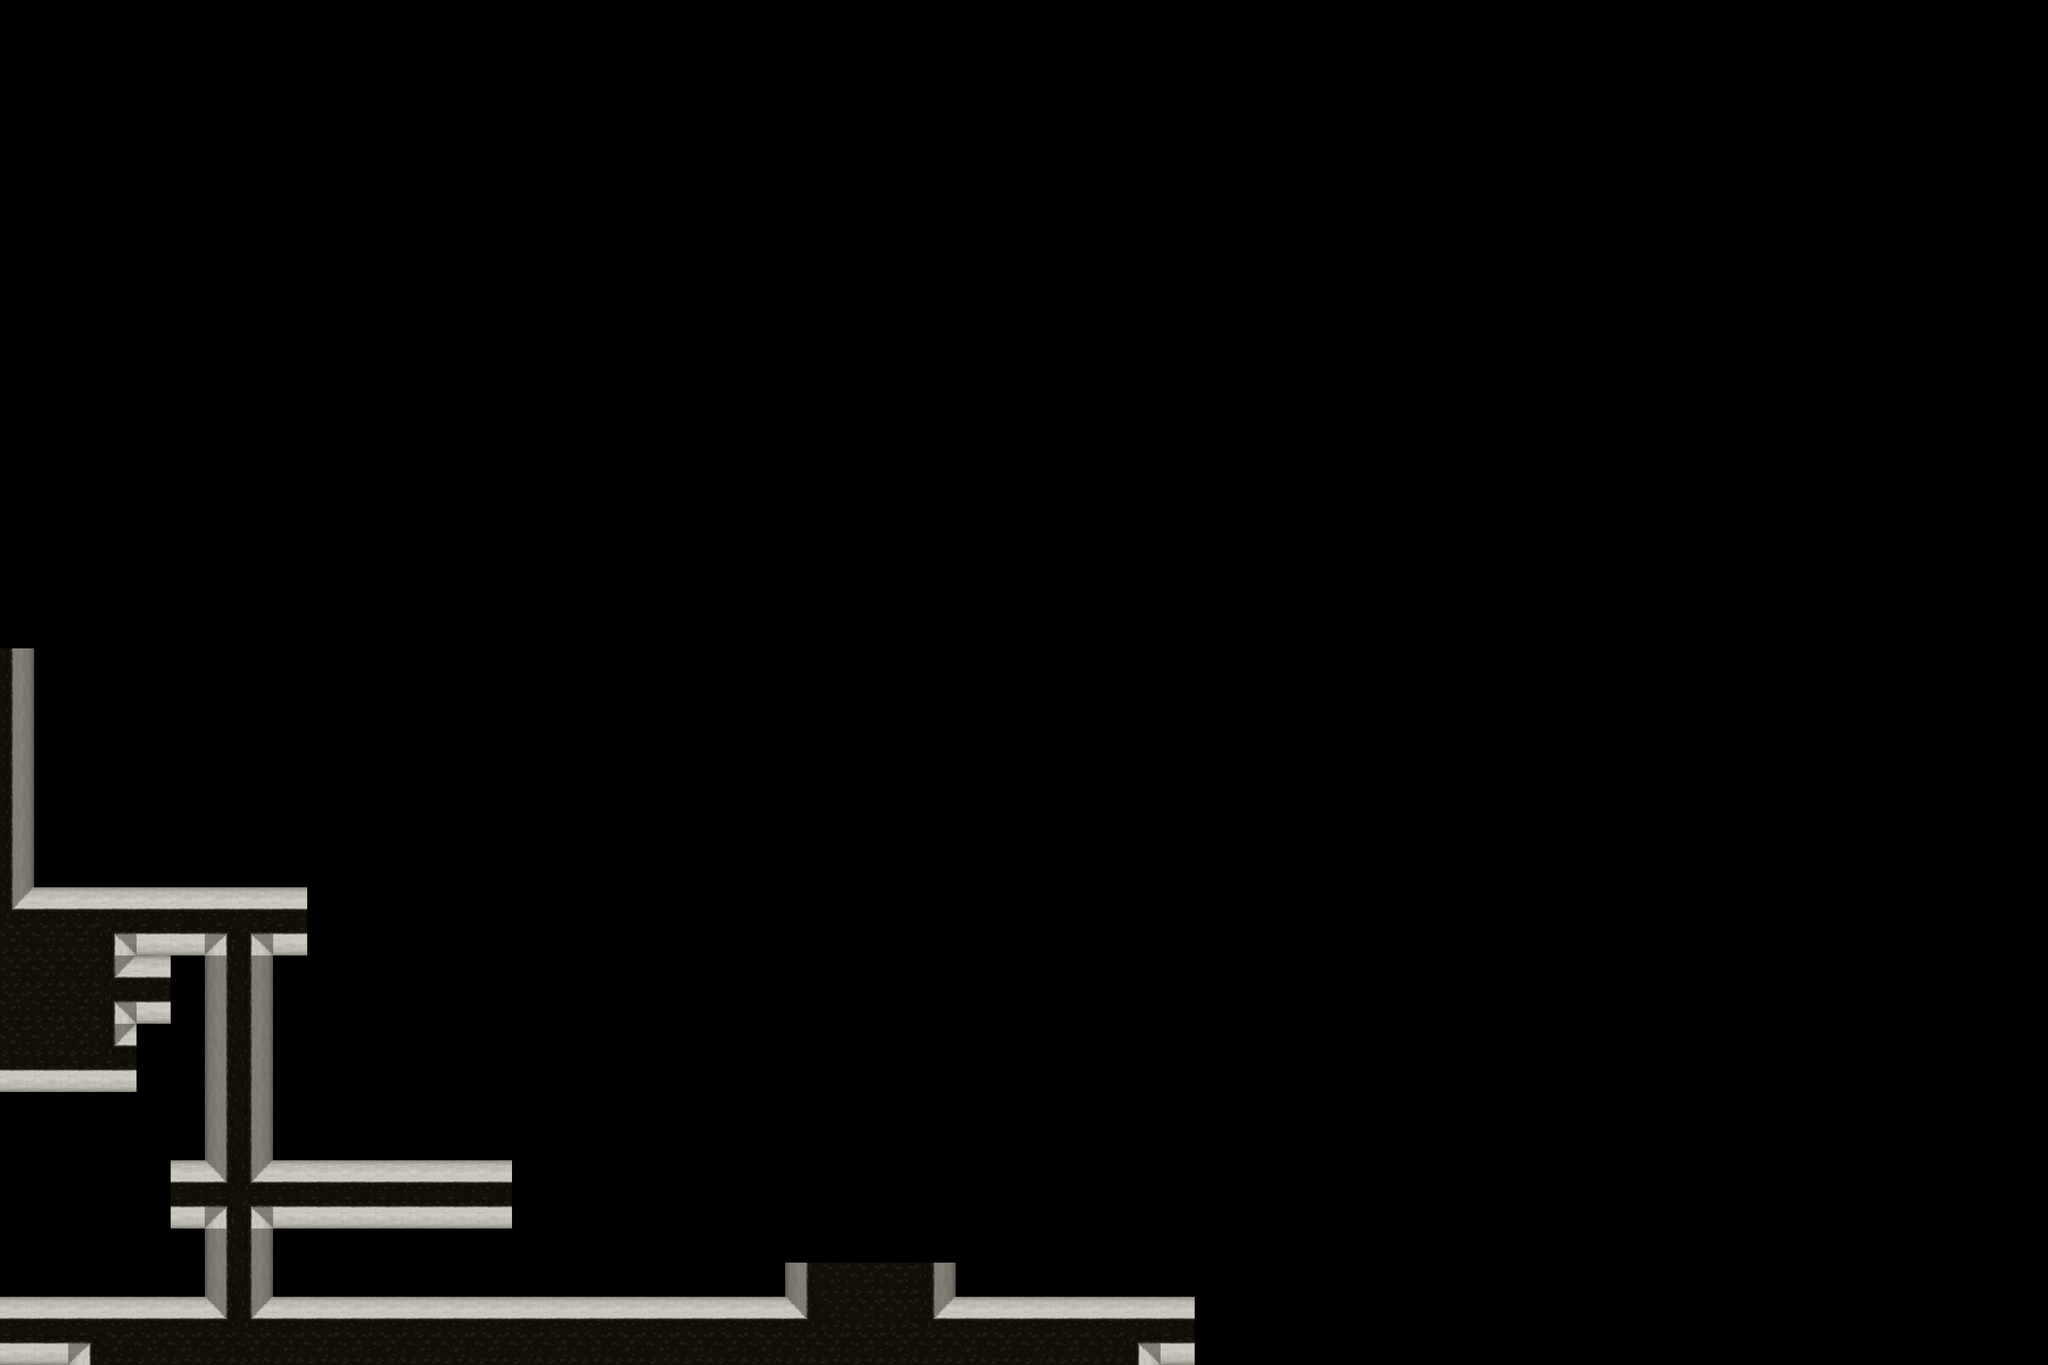

This game map was drawn from its Tiled (.tmx) file and the tilesets committed beside it. A one-line description and the full map source follow:
An orthogonal 60x40 tile map with 64x64 px tiles, 1 tile layer (Tile Layer 1), 2 tilesets.

<map version="1.10" tiledversion="1.10.2" orientation="orthogonal" renderorder="right-down" width="60" height="40" tilewidth="64" tileheight="64" infinite="0" nextlayerid="3" nextobjectid="44">
 <tileset firstgid="1" name="Tileset" tilewidth="64" tileheight="64" tilecount="18" columns="9">
  <image source="tile1.png" width="576" height="128" />
  <wangsets>
   <wangset name="Walls" type="mixed" tile="-1">
    <wangcolor name="" color="#ff0000" tile="-1" probability="1" />
    <wangtile tileid="0" wangid="0,0,0,1,1,1,0,0" />
    <wangtile tileid="1" wangid="0,1,1,1,0,0,0,0" />
    <wangtile tileid="2" wangid="0,1,1,1,1,1,0,0" />
    <wangtile tileid="3" wangid="0,0,0,1,1,1,1,1" />
    <wangtile tileid="4" wangid="0,0,0,0,0,1,1,1" />
    <wangtile tileid="5" wangid="1,1,0,0,0,1,1,1" />
    <wangtile tileid="6" wangid="1,1,1,1,0,0,0,1" />
    <wangtile tileid="7" wangid="1,1,0,0,0,0,0,1" />
    <wangtile tileid="8" wangid="1,1,1,1,1,1,1,1" />
   </wangset>
  </wangsets>
 </tileset>
 <tileset firstgid="19" name="Objects" tilewidth="128" tileheight="128" tilecount="6" columns="6">
  <image source="Objects.png" width="768" height="128" />
  <tile id="1">
   <properties>
    <property name="buttonID" value="" />
   </properties>
  </tile>
  <tile id="2">
   <properties>
    <property name="buttonID" value="" />
    <property name="plateGroupID" value="" />
    <property name="spawned" type="bool" value="false" />
    <property name="value" type="int" value="2" />
   </properties>
  </tile>
  <tile id="5">
   <properties>
    <property name="plateGroupID" value="" />
   </properties>
  </tile>
 </tileset>
 <layer id="1" name="Tile Layer 1" width="60" height="40">
  <data encoding="csv">
0,0,0,0,0,0,0,0,0,0,0,0,0,0,0,0,0,0,0,0,0,0,0,0,0,0,0,0,0,0,0,0,0,0,0,0,0,0,0,0,0,0,0,0,0,0,0,0,0,0,0,0,0,0,0,0,0,0,0,0,
0,0,0,0,0,0,0,0,0,0,0,0,0,0,0,0,0,0,0,0,0,0,0,0,0,0,0,0,0,0,0,0,0,0,0,0,0,0,0,0,0,0,0,0,0,0,0,0,0,0,0,0,0,0,0,0,0,0,0,0,
0,0,0,0,0,0,0,0,0,0,0,0,0,0,0,0,0,0,0,0,0,0,0,0,0,0,0,0,0,0,0,0,0,0,0,0,0,0,0,0,0,0,0,0,0,0,0,0,0,0,0,0,0,0,0,0,0,0,0,0,
0,0,0,0,0,0,0,0,0,0,0,0,0,0,0,0,0,0,0,0,0,0,0,0,0,0,0,0,0,0,0,0,0,0,0,0,0,0,0,0,0,0,0,0,0,0,0,0,0,0,0,0,0,0,0,0,0,0,0,0,
0,0,0,0,0,0,0,0,0,0,0,0,0,0,0,0,0,0,0,0,0,0,0,0,0,0,0,0,0,0,0,0,0,0,0,0,0,0,0,0,0,0,0,0,0,0,0,0,0,0,0,0,0,0,0,0,0,0,0,0,
0,0,0,0,0,0,0,0,0,0,0,0,0,0,0,0,0,0,0,0,0,0,0,0,0,0,0,0,0,0,0,0,0,0,0,0,0,0,0,0,0,0,0,0,0,0,0,0,0,0,0,0,0,0,0,0,0,0,0,0,
0,0,0,0,0,0,0,0,0,0,0,0,0,0,0,0,0,0,0,0,0,0,0,0,0,0,0,0,0,0,0,0,0,0,0,0,0,0,0,0,0,0,0,0,0,0,0,0,0,0,0,0,0,0,0,0,0,0,0,0,
0,0,0,0,0,0,0,0,0,0,0,0,0,0,0,0,0,0,0,0,0,0,0,0,0,0,0,0,0,0,0,0,0,0,0,0,0,0,0,0,0,0,0,0,0,0,0,0,0,0,0,0,0,0,0,0,0,0,0,0,
0,0,0,0,0,0,0,0,0,0,0,0,0,0,0,0,0,0,0,0,0,0,0,0,0,0,0,0,0,0,0,0,0,0,0,0,0,0,0,0,0,0,0,0,0,0,0,0,0,0,0,0,0,0,0,0,0,0,0,0,
0,0,0,0,0,0,0,0,0,0,0,0,0,0,0,0,0,0,0,0,0,0,0,0,0,0,0,0,0,0,0,0,0,0,0,0,0,0,0,0,0,0,0,0,0,0,0,0,0,0,0,0,0,0,0,0,0,0,0,0,
0,0,0,0,0,0,0,0,0,0,0,0,0,0,0,0,0,0,0,0,0,0,0,0,0,0,0,0,0,0,0,0,0,0,0,0,0,0,0,0,0,0,0,0,0,0,0,0,0,0,0,0,0,0,0,0,0,0,0,0,
0,0,0,0,0,0,0,0,0,0,0,0,0,0,0,0,0,0,0,0,0,0,0,0,0,0,0,0,0,0,0,0,0,0,0,0,0,0,0,0,0,0,0,0,0,0,0,0,0,0,0,0,0,0,0,0,0,0,0,0,
0,0,0,0,0,0,0,0,0,0,0,0,0,0,0,0,0,0,0,0,0,0,0,0,0,0,0,0,0,0,0,0,0,0,0,0,0,0,0,0,0,0,0,0,0,0,0,0,0,0,0,0,0,0,0,0,0,0,0,0,
0,0,0,0,0,0,0,0,0,0,0,0,0,0,0,0,0,0,0,0,0,0,0,0,0,0,0,0,0,0,0,0,0,0,0,0,0,0,0,0,0,0,0,0,0,0,0,0,0,0,0,0,0,0,0,0,0,0,0,0,
0,0,0,0,0,0,0,0,0,0,0,0,0,0,0,0,0,0,0,0,0,0,0,0,0,0,0,0,0,0,0,0,0,0,0,0,0,0,0,0,0,0,0,0,0,0,0,0,0,0,0,0,0,0,0,0,0,0,0,0,
0,0,0,0,0,0,0,0,0,0,0,0,0,0,0,0,0,0,0,0,0,0,0,0,0,0,0,0,0,0,0,0,0,0,0,0,0,0,0,0,0,0,0,0,0,0,0,0,0,0,0,0,0,0,0,0,0,0,0,0,
0,0,0,0,0,0,0,0,0,0,0,0,0,0,0,0,0,0,0,0,0,0,0,0,0,0,0,0,0,0,0,0,0,0,0,0,0,0,0,0,0,0,0,0,0,0,0,0,0,0,0,0,0,0,0,0,0,0,0,0,
0,0,0,0,0,0,0,0,0,0,0,0,0,0,0,0,0,0,0,0,0,0,0,0,0,0,0,0,0,0,0,0,0,0,0,0,0,0,0,0,0,0,0,0,0,0,0,0,0,0,0,0,0,0,0,0,0,0,0,0,
0,0,0,0,0,0,0,0,0,0,0,0,0,0,0,0,0,0,0,0,0,0,0,0,0,0,0,0,0,0,0,0,0,0,0,0,0,0,0,0,0,0,0,0,0,0,0,0,0,0,0,0,0,0,0,0,0,0,0,0,
5,0,0,0,0,0,0,0,0,0,0,0,0,0,0,0,0,0,0,0,0,0,0,0,0,0,0,0,0,0,0,0,0,0,0,0,0,0,0,0,0,0,0,0,0,0,0,0,0,0,0,0,0,0,0,0,0,0,0,0,
5,0,0,0,0,0,0,0,0,0,0,0,0,0,0,0,0,0,0,0,0,0,0,0,0,0,0,0,0,0,0,0,0,0,0,0,0,0,0,0,0,0,0,0,0,0,0,0,0,0,0,0,0,0,0,0,0,0,0,0,
5,0,0,0,0,0,0,0,0,0,0,0,0,0,0,0,0,0,0,0,0,0,0,0,0,0,0,0,0,0,0,0,0,0,0,0,0,0,0,0,0,0,0,0,0,0,0,0,0,0,0,0,0,0,0,0,0,0,0,0,
5,0,0,0,0,0,0,0,0,0,0,0,0,0,0,0,0,0,0,0,0,0,0,0,0,0,0,0,0,0,0,0,0,0,0,0,0,0,0,0,0,0,0,0,0,0,0,0,0,0,0,0,0,0,0,0,0,0,0,0,
5,0,0,0,0,0,0,0,0,0,0,0,0,0,0,0,0,0,0,0,0,0,0,0,0,0,0,0,0,0,0,0,0,0,0,0,0,0,0,0,0,0,0,0,0,0,0,0,0,0,0,0,0,0,0,0,0,0,0,0,
5,0,0,0,0,0,0,0,0,0,0,0,0,0,0,0,0,0,0,0,0,0,0,0,0,0,0,0,0,0,0,0,0,0,0,0,0,0,0,0,0,0,0,0,0,0,0,0,0,0,0,0,0,0,0,0,0,0,0,0,
5,0,0,0,0,0,0,0,0,0,0,0,0,0,0,0,0,0,0,0,0,0,0,0,0,0,0,0,0,0,0,0,0,0,0,0,0,0,0,0,0,0,0,0,0,0,0,0,0,0,0,0,0,0,0,0,0,0,0,0,
4,1,1,1,1,1,1,1,1,0,0,0,0,0,0,0,0,0,0,0,0,0,0,0,0,0,0,0,0,0,0,0,0,0,0,0,0,0,0,0,0,0,0,0,0,0,0,0,0,0,0,0,0,0,0,0,0,0,0,0,
9,9,9,6,8,8,7,6,8,0,0,0,0,0,0,0,0,0,0,0,0,0,0,0,0,0,0,0,0,0,0,0,0,0,0,0,0,0,0,0,0,0,0,0,0,0,0,0,0,0,0,0,0,0,0,0,0,0,0,0,
9,9,9,4,1,0,2,5,0,0,0,0,0,0,0,0,0,0,0,0,0,0,0,0,0,0,0,0,0,0,0,0,0,0,0,0,0,0,0,0,0,0,0,0,0,0,0,0,0,0,0,0,0,0,0,0,0,0,0,0,
9,9,9,6,8,0,2,5,0,0,0,0,0,0,0,0,0,0,0,0,0,0,0,0,0,0,0,0,0,0,0,0,0,0,0,0,0,0,0,0,0,0,0,0,0,0,0,0,0,0,0,0,0,0,0,0,0,0,0,0,
9,9,9,4,0,0,2,5,0,0,0,0,0,0,0,0,0,0,0,0,0,0,0,0,0,0,0,0,0,0,0,0,0,0,0,0,0,0,0,0,0,0,0,0,0,0,0,0,0,0,0,0,0,0,0,0,0,0,0,0,
8,8,8,8,0,0,2,5,0,0,0,0,0,0,0,0,0,0,0,0,0,0,0,0,0,0,0,0,0,0,0,0,0,0,0,0,0,0,0,0,0,0,0,0,0,0,0,0,0,0,0,0,0,0,0,0,0,0,0,0,
0,0,0,0,0,0,2,5,0,0,0,0,0,0,0,0,0,0,0,0,0,0,0,0,0,0,0,0,0,0,0,0,0,0,0,0,0,0,0,0,0,0,0,0,0,0,0,0,0,0,0,0,0,0,0,0,0,0,0,0,
0,0,0,0,0,0,2,5,0,0,0,0,0,0,0,0,0,0,0,0,0,0,0,0,0,0,0,0,0,0,0,0,0,0,0,0,0,0,0,0,0,0,0,0,0,0,0,0,0,0,0,0,0,0,0,0,0,0,0,0,
0,0,0,0,0,1,3,4,1,1,1,1,1,1,1,0,0,0,0,0,0,0,0,0,0,0,0,0,0,0,0,0,0,0,0,0,0,0,0,0,0,0,0,0,0,0,0,0,0,0,0,0,0,0,0,0,0,0,0,0,
0,0,0,0,0,8,7,6,8,8,8,8,8,8,8,0,0,0,0,0,0,0,0,0,0,0,0,0,0,0,0,0,0,0,0,0,0,0,0,0,0,0,0,0,0,0,0,0,0,0,0,0,0,0,0,0,0,0,0,0,
0,0,0,0,0,0,2,5,0,0,0,0,0,0,0,0,0,0,0,0,0,0,0,0,0,0,0,0,0,0,0,0,0,0,0,0,0,0,0,0,0,0,0,0,0,0,0,0,0,0,0,0,0,0,0,0,0,0,0,0,
0,0,0,0,0,0,2,5,0,0,0,0,0,0,0,0,0,0,0,0,0,0,0,2,9,9,9,5,0,0,0,0,0,0,0,0,0,0,0,0,0,0,0,0,0,0,0,0,0,0,0,0,0,0,0,0,0,0,0,0,
1,1,1,1,1,1,3,4,1,1,1,1,1,1,1,1,1,1,1,1,1,1,1,3,9,9,9,4,1,1,1,1,1,1,1,0,0,0,0,0,0,0,0,0,0,0,0,0,0,0,0,0,0,0,0,0,0,0,0,0,
8,8,7,9,9,9,9,9,9,9,9,9,9,9,9,9,9,9,9,9,9,9,9,9,9,9,9,9,9,9,9,9,9,6,8,0,0,0,0,0,0,0,0,0,0,0,0,0,0,0,0,0,0,0,0,0,0,0,0,0
</data>
 </layer>
 <objectgroup id="2" name="Object Layer 1" />
</map>